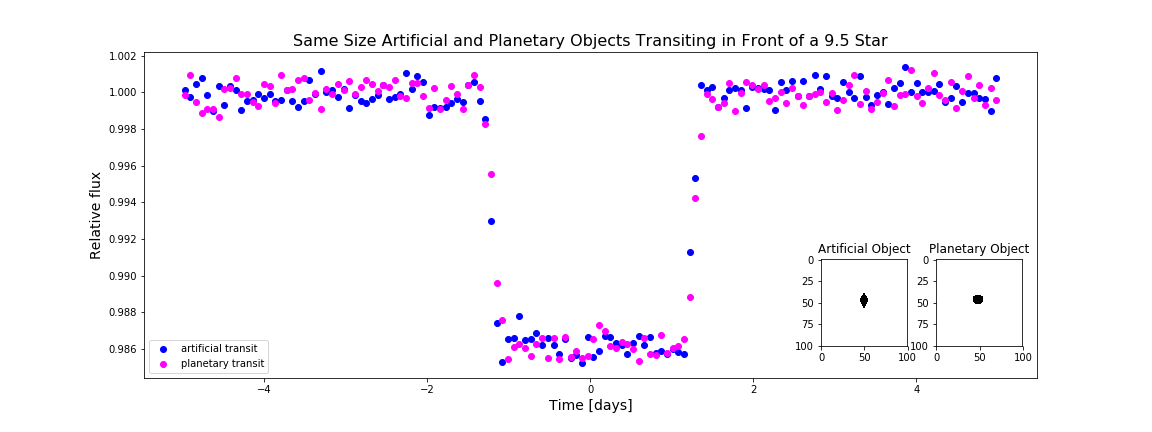
#> input picture circularity/LCs/planet.png, 1152 x 432 px, found by its file name
$ jupyter execute --allow-errors 'Circularity and Observability at any Mag.ipynb'   (shell and % lines are left out)
#> lines starting #> are read from the running program, lines starting #| are printed output that depends on the picture; after the words box and inside, x2 and y2 are one past the last pixel; in counts of white or black regions, pixels touching at a corner belong together
#> `first_im = Image.open("/Users/piperfrances/BSRC/code/circularity/circ_..`:
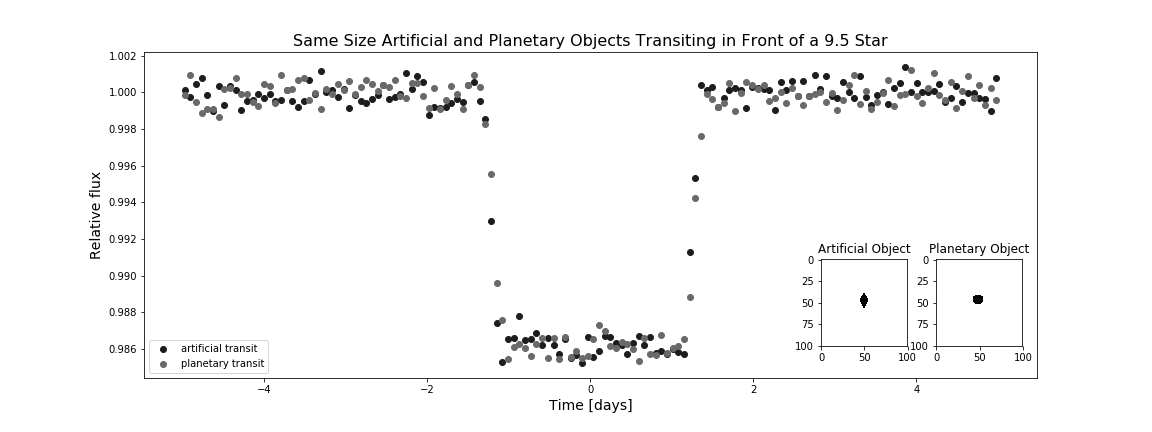
#> first_im: PIL image 1152x432 RGB; min 0, max 255, mean 247.6
#> `arr = np.array(Image.fromarray(np.asarray(first_im)).resize((100,100)))`:
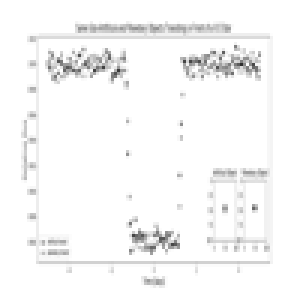
#> arr: shape (100, 100, 3) (shown 3 times larger); min 46, max 255, mean 247.4
#> after the loop `for x in range(X):`:
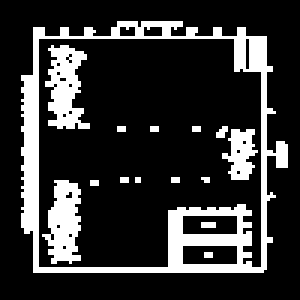
#> m: shape (100, 100) float64 (shown 3 times larger); values 0 (black) and 1 (white), 20% white; 15 white regions (11 under 20 px), largest, box (x1, y1, x2, y2) and area: (7, 7, 96, 91) 1315, (15, 15, 30, 43) 249, (14, 60, 27, 88) 240, (74, 43, 86, 60) 123
#> after the loop `for x in range(X):`: area = 0
#> `dx = np.sum(m, 1)`: dx = 100 values, max 0.039 at index 12, min 0 at index 0, mean 0.01
#> `dy = np.sum(m, 0)`: dy = 100 values, max 0.041 at index 11, min 0 at index 0, mean 0.01
#> `cx = np.sum(dx * np.arange(X))`: cx = 52.61
#> `cy = np.sum(dy * np.arange(Y))`: cy = 46.53
#> `r = np.sqrt((area / np.pi))`: r = 0
#> `planimg = Image.new('L', size, color=10000000).convert('LA').convert('..`: planimg: PIL image 100x100 RGB; every value is 255
#> `leftUpPoint = (cx-r, cy-r)`: leftUpPoint = (52.61, 46.53)
#> `twoPointList = [leftUpPoint, rightDownPoint]`: twoPointList = [(52.61, 46.53), (52.61, 46.53)]
#> `sub_arr = np.subtract(planArr, arr)`:
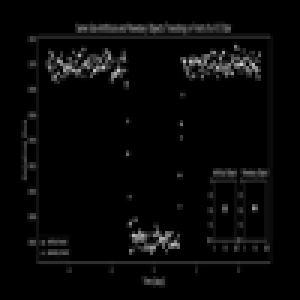
#> sub_arr: shape (100, 100, 3) (shown 3 times larger); min 0, max 209, mean 7.6
#> `sub_i = ImageChops.add(planimg, img, scale = 2.0, offset = 0)`:
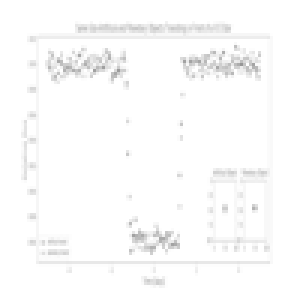
#> sub_i: PIL image 100x100 RGB (shown 3 times larger); min 150, max 255, mean 251.1
#> after the loop `for pixel in sub_i.getdata():`: black = 0; other = 1999; white = 8001
[cell 1]
from __future__ import division
import numpy as np
import matplotlib.pyplot as plt
from matplotlib import gridspec
import copy
from astropy.io import fits
import lightkurve as lk
import random

from EightBitTransit.cTransitingImage import TransitingImage
from EightBitTransit.inversion import *
from EightBitTransit.misc import *

import scipy.interpolate as interp
import scipy
from scipy.optimize import curve_fit

from PIL import Image
from PIL import ImageDraw
from PIL import ImageChops

[cell 2]
mag_plot = {}
mag_plot['mag'] = []
mag_plot['observ'] = []
mag_plot['circ_at_threshold'] = []

[cell 3]
mag_arr = np.array([8.7, 9., 9.5, 10., 10.5, 11., 11.5, 12., 12.5, 13., 13.5, 14., 14.5, 15., 15.5])

[cell 4]
mag_arr = [10.58,]
#> (the rest of this cell did not finish here and is left out)

[cell 5]
plt.title("Megastructure Observability Across Different TESS Magnitudes")
for i in range(len(mag_plot['mag'])):
    plt.plot(mag_plot['mag'][i], mag_plot['observ'][i], 'o')

y = mag_plot['observ']
x = mag_plot['mag']
# m,b = np.polyfit(x, np.log(y), 1)

def func(x, a, b, c):
    return a * np.exp(b * x) + c


#> (the rest of this cell did not finish here and is left out)

[cell 6]
plt.clf()
plt.figure(figsize=(16,8))
plt.title("Megastructure Observability",fontsize=25)
for i in range(len(mag_plot['mag']) - 3):
    plt.plot(mag_plot['mag'][i], mag_plot['circ_at_threshold'][i], 'o',markersize=15)

y = mag_plot['circ_at_threshold']
x = mag_plot['mag']
#> (the rest of this cell did not finish here and is left out)
